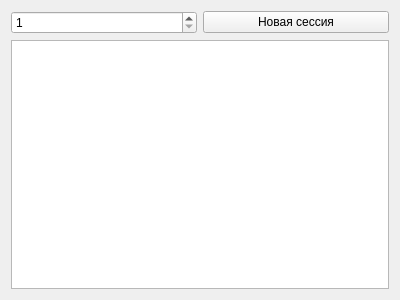
<?xml version="1.0" encoding="UTF-8"?>
<ui version="4.0">
 <class>Greeting</class>
 <widget class="QWidget" name="Greeting">
  <property name="geometry">
   <rect>
    <x>0</x>
    <y>0</y>
    <width>400</width>
    <height>300</height>
   </rect>
  </property>
  <property name="windowTitle">
   <string>Начало работы</string>
  </property>
  <layout class="QVBoxLayout" name="verticalLayout">
   <item>
    <layout class="QHBoxLayout" name="horizontalLayout">
     <item>
      <widget class="QSpinBox" name="spinBox">
       <property name="toolTip">
        <string>Количество процессов</string>
       </property>
       <property name="specialValueText">
        <string/>
       </property>
       <property name="suffix">
        <string/>
       </property>
       <property name="prefix">
        <string/>
       </property>
       <property name="minimum">
        <number>1</number>
       </property>
       <property name="maximum">
        <number>30</number>
       </property>
      </widget>
     </item>
     <item>
      <widget class="QPushButton" name="pushButton">
       <property name="palette">
        <palette>
         <active>
          <colorrole role="WindowText">
           <brush brushstyle="SolidPattern">
            <color alpha="255">
             <red>0</red>
             <green>0</green>
             <blue>0</blue>
            </color>
           </brush>
          </colorrole>
          <colorrole role="Button">
           <brush brushstyle="SolidPattern">
            <color alpha="255">
             <red>154</red>
             <green>154</green>
             <blue>154</blue>
            </color>
           </brush>
          </colorrole>
          <colorrole role="Light">
           <brush brushstyle="SolidPattern">
            <color alpha="255">
             <red>231</red>
             <green>231</green>
             <blue>231</blue>
            </color>
           </brush>
          </colorrole>
          <colorrole role="Midlight">
           <brush brushstyle="SolidPattern">
            <color alpha="255">
             <red>192</red>
             <green>192</green>
             <blue>192</blue>
            </color>
           </brush>
          </colorrole>
          <colorrole role="Dark">
           <brush brushstyle="SolidPattern">
            <color alpha="255">
             <red>77</red>
             <green>77</green>
             <blue>77</blue>
            </color>
           </brush>
          </colorrole>
          <colorrole role="Mid">
           <brush brushstyle="SolidPattern">
            <color alpha="255">
             <red>103</red>
             <green>103</green>
             <blue>103</blue>
            </color>
           </brush>
          </colorrole>
          <colorrole role="Text">
           <brush brushstyle="SolidPattern">
            <color alpha="255">
             <red>0</red>
             <green>0</green>
             <blue>0</blue>
            </color>
           </brush>
          </colorrole>
          <colorrole role="BrightText">
           <brush brushstyle="SolidPattern">
            <color alpha="255">
             <red>255</red>
             <green>255</green>
             <blue>255</blue>
            </color>
           </brush>
          </colorrole>
          <colorrole role="ButtonText">
           <brush brushstyle="SolidPattern">
            <color alpha="255">
             <red>0</red>
             <green>0</green>
             <blue>0</blue>
            </color>
           </brush>
          </colorrole>
          <colorrole role="Base">
           <brush brushstyle="SolidPattern">
            <color alpha="255">
             <red>255</red>
             <green>255</green>
             <blue>255</blue>
            </color>
           </brush>
          </colorrole>
          <colorrole role="Window">
           <brush brushstyle="SolidPattern">
            <color alpha="255">
             <red>154</red>
             <green>154</green>
             <blue>154</blue>
            </color>
           </brush>
          </colorrole>
          <colorrole role="Shadow">
           <brush brushstyle="SolidPattern">
            <color alpha="255">
             <red>0</red>
             <green>0</green>
             <blue>0</blue>
            </color>
           </brush>
          </colorrole>
          <colorrole role="AlternateBase">
           <brush brushstyle="SolidPattern">
            <color alpha="255">
             <red>204</red>
             <green>204</green>
             <blue>204</blue>
            </color>
           </brush>
          </colorrole>
          <colorrole role="ToolTipBase">
           <brush brushstyle="SolidPattern">
            <color alpha="255">
             <red>255</red>
             <green>255</green>
             <blue>220</blue>
            </color>
           </brush>
          </colorrole>
          <colorrole role="ToolTipText">
           <brush brushstyle="SolidPattern">
            <color alpha="255">
             <red>0</red>
             <green>0</green>
             <blue>0</blue>
            </color>
           </brush>
          </colorrole>
         </active>
         <inactive>
          <colorrole role="WindowText">
           <brush brushstyle="SolidPattern">
            <color alpha="255">
             <red>0</red>
             <green>0</green>
             <blue>0</blue>
            </color>
           </brush>
          </colorrole>
          <colorrole role="Button">
           <brush brushstyle="SolidPattern">
            <color alpha="255">
             <red>240</red>
             <green>240</green>
             <blue>240</blue>
            </color>
           </brush>
          </colorrole>
          <colorrole role="Light">
           <brush brushstyle="SolidPattern">
            <color alpha="255">
             <red>255</red>
             <green>255</green>
             <blue>255</blue>
            </color>
           </brush>
          </colorrole>
          <colorrole role="Midlight">
           <brush brushstyle="SolidPattern">
            <color alpha="255">
             <red>227</red>
             <green>227</green>
             <blue>227</blue>
            </color>
           </brush>
          </colorrole>
          <colorrole role="Dark">
           <brush brushstyle="SolidPattern">
            <color alpha="255">
             <red>160</red>
             <green>160</green>
             <blue>160</blue>
            </color>
           </brush>
          </colorrole>
          <colorrole role="Mid">
           <brush brushstyle="SolidPattern">
            <color alpha="255">
             <red>160</red>
             <green>160</green>
             <blue>160</blue>
            </color>
           </brush>
          </colorrole>
          <colorrole role="Text">
           <brush brushstyle="SolidPattern">
            <color alpha="255">
             <red>0</red>
             <green>0</green>
             <blue>0</blue>
            </color>
           </brush>
          </colorrole>
          <colorrole role="BrightText">
           <brush brushstyle="SolidPattern">
            <color alpha="255">
             <red>255</red>
             <green>255</green>
             <blue>255</blue>
            </color>
           </brush>
          </colorrole>
          <colorrole role="ButtonText">
           <brush brushstyle="SolidPattern">
            <color alpha="255">
             <red>0</red>
             <green>0</green>
             <blue>0</blue>
            </color>
           </brush>
          </colorrole>
          <colorrole role="Base">
           <brush brushstyle="SolidPattern">
            <color alpha="255">
             <red>255</red>
             <green>255</green>
             <blue>255</blue>
            </color>
           </brush>
          </colorrole>
          <colorrole role="Window">
           <brush brushstyle="SolidPattern">
            <color alpha="255">
             <red>240</red>
             <green>240</green>
             <blue>240</blue>
            </color>
           </brush>
          </colorrole>
          <colorrole role="Shadow">
           <brush brushstyle="SolidPattern">
            <color alpha="255">
             <red>105</red>
             <green>105</green>
             <blue>105</blue>
            </color>
           </brush>
          </colorrole>
          <colorrole role="AlternateBase">
           <brush brushstyle="SolidPattern">
            <color alpha="255">
             <red>245</red>
             <green>245</green>
             <blue>245</blue>
            </color>
           </brush>
          </colorrole>
          <colorrole role="ToolTipBase">
           <brush brushstyle="SolidPattern">
            <color alpha="255">
             <red>255</red>
             <green>255</green>
             <blue>220</blue>
            </color>
           </brush>
          </colorrole>
          <colorrole role="ToolTipText">
           <brush brushstyle="SolidPattern">
            <color alpha="255">
             <red>0</red>
             <green>0</green>
             <blue>0</blue>
            </color>
           </brush>
          </colorrole>
         </inactive>
         <disabled>
          <colorrole role="WindowText">
           <brush brushstyle="SolidPattern">
            <color alpha="255">
             <red>77</red>
             <green>77</green>
             <blue>77</blue>
            </color>
           </brush>
          </colorrole>
          <colorrole role="Button">
           <brush brushstyle="SolidPattern">
            <color alpha="255">
             <red>154</red>
             <green>154</green>
             <blue>154</blue>
            </color>
           </brush>
          </colorrole>
          <colorrole role="Light">
           <brush brushstyle="SolidPattern">
            <color alpha="255">
             <red>231</red>
             <green>231</green>
             <blue>231</blue>
            </color>
           </brush>
          </colorrole>
          <colorrole role="Midlight">
           <brush brushstyle="SolidPattern">
            <color alpha="255">
             <red>192</red>
             <green>192</green>
             <blue>192</blue>
            </color>
           </brush>
          </colorrole>
          <colorrole role="Dark">
           <brush brushstyle="SolidPattern">
            <color alpha="255">
             <red>77</red>
             <green>77</green>
             <blue>77</blue>
            </color>
           </brush>
          </colorrole>
          <colorrole role="Mid">
           <brush brushstyle="SolidPattern">
            <color alpha="255">
             <red>103</red>
             <green>103</green>
             <blue>103</blue>
            </color>
           </brush>
          </colorrole>
          <colorrole role="Text">
           <brush brushstyle="SolidPattern">
            <color alpha="255">
             <red>77</red>
             <green>77</green>
             <blue>77</blue>
            </color>
           </brush>
          </colorrole>
          <colorrole role="BrightText">
           <brush brushstyle="SolidPattern">
            <color alpha="255">
             <red>255</red>
             <green>255</green>
             <blue>255</blue>
            </color>
           </brush>
          </colorrole>
          <colorrole role="ButtonText">
           <brush brushstyle="SolidPattern">
            <color alpha="255">
             <red>77</red>
             <green>77</green>
             <blue>77</blue>
            </color>
           </brush>
          </colorrole>
          <colorrole role="Base">
           <brush brushstyle="SolidPattern">
            <color alpha="255">
             <red>154</red>
             <green>154</green>
             <blue>154</blue>
            </color>
           </brush>
          </colorrole>
          <colorrole role="Window">
           <brush brushstyle="SolidPattern">
            <color alpha="255">
             <red>154</red>
             <green>154</green>
             <blue>154</blue>
            </color>
           </brush>
          </colorrole>
          <colorrole role="Shadow">
           <brush brushstyle="SolidPattern">
            <color alpha="255">
             <red>0</red>
             <green>0</green>
             <blue>0</blue>
            </color>
           </brush>
          </colorrole>
          <colorrole role="AlternateBase">
           <brush brushstyle="SolidPattern">
            <color alpha="255">
             <red>245</red>
             <green>245</green>
             <blue>245</blue>
            </color>
           </brush>
          </colorrole>
          <colorrole role="ToolTipBase">
           <brush brushstyle="SolidPattern">
            <color alpha="255">
             <red>255</red>
             <green>255</green>
             <blue>220</blue>
            </color>
           </brush>
          </colorrole>
          <colorrole role="ToolTipText">
           <brush brushstyle="SolidPattern">
            <color alpha="255">
             <red>0</red>
             <green>0</green>
             <blue>0</blue>
            </color>
           </brush>
          </colorrole>
         </disabled>
        </palette>
       </property>
       <property name="text">
        <string>Новая сессия</string>
       </property>
      </widget>
     </item>
    </layout>
   </item>
   <item>
    <widget class="QListView" name="listView">
     <property name="toolTip">
      <string>Прошлые сессии</string>
     </property>
     <property name="horizontalScrollBarPolicy">
      <enum>Qt::ScrollBarAlwaysOff</enum>
     </property>
    </widget>
   </item>
  </layout>
 </widget>
 <resources/>
 <connections/>
</ui>
